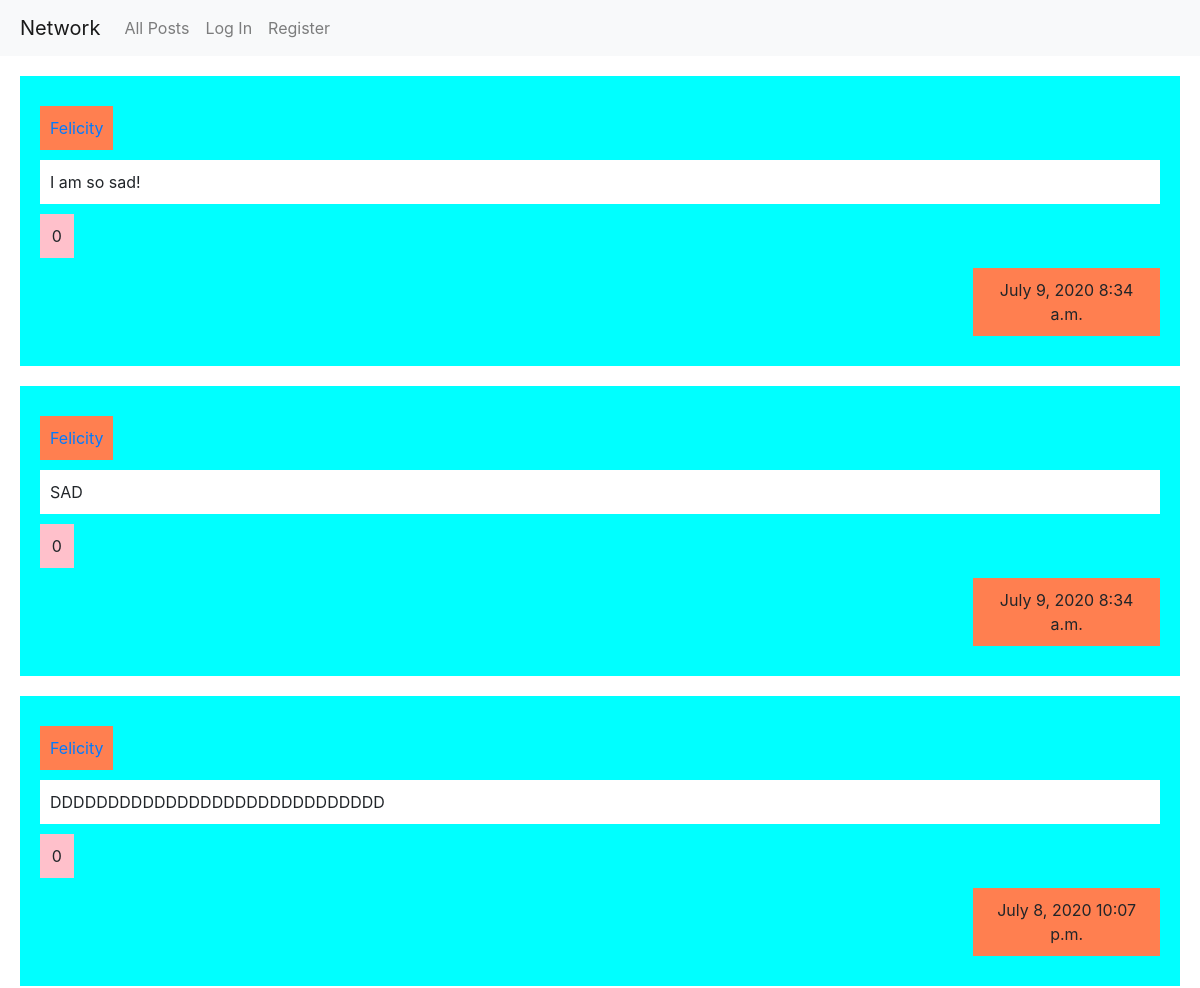
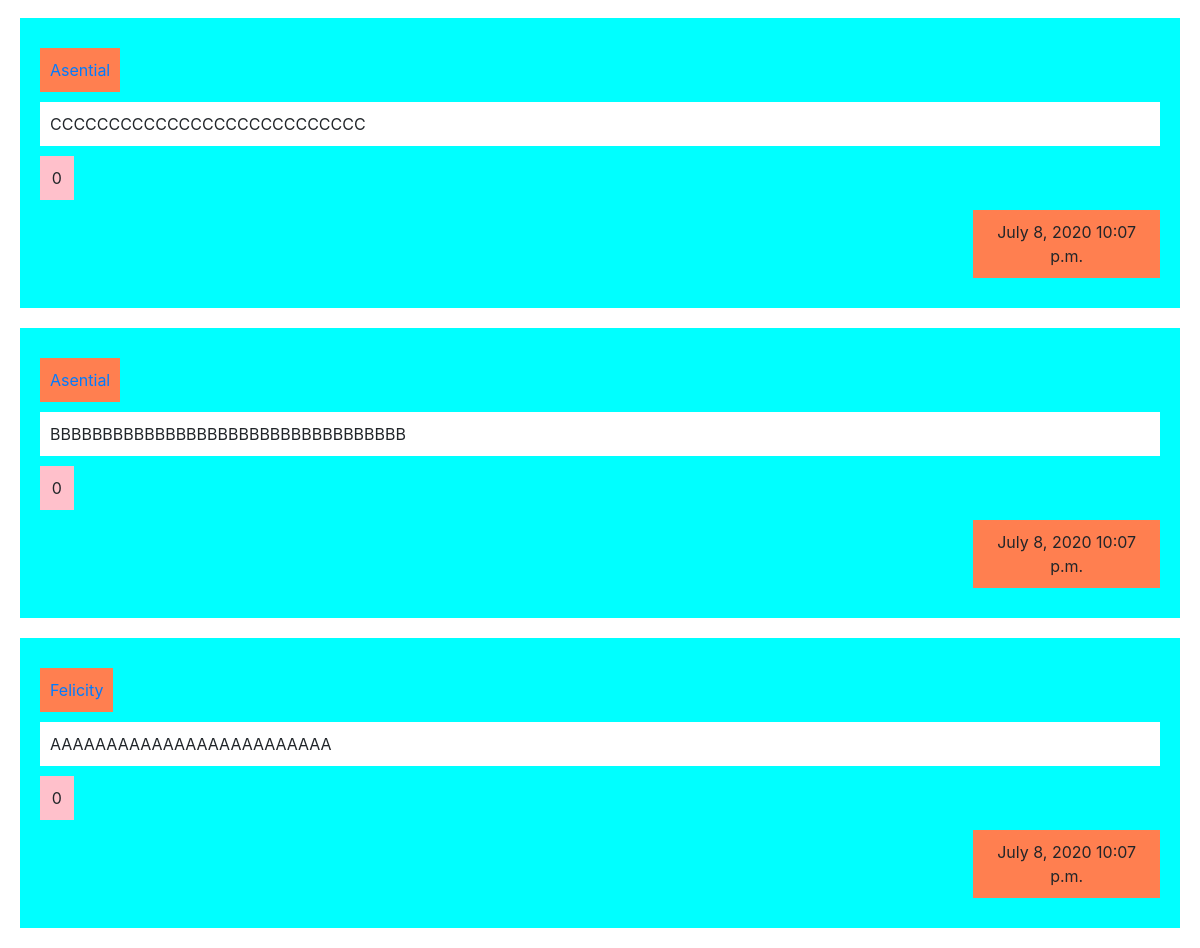
The app's page /, older data (2 pictures, top to bottom).
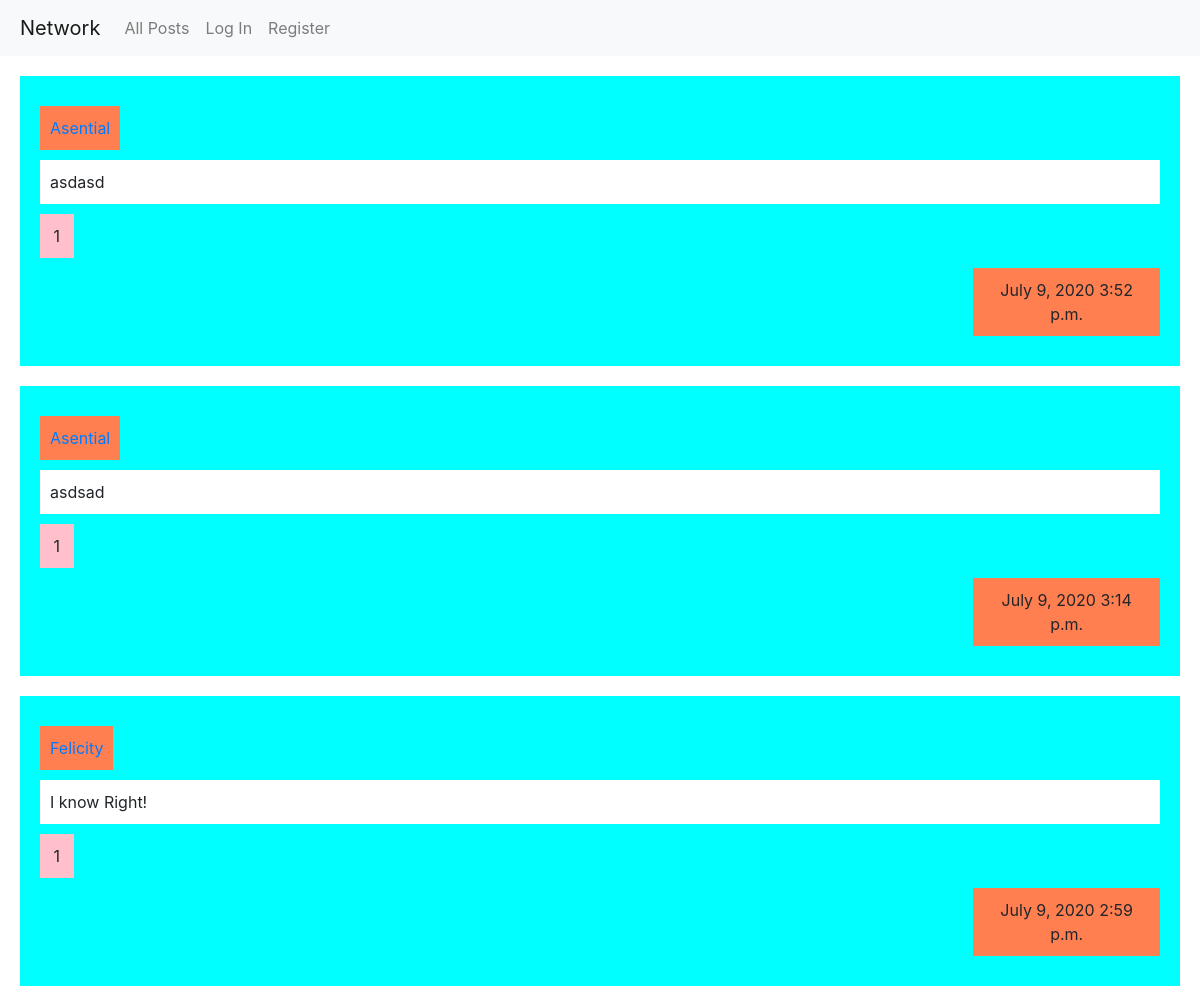
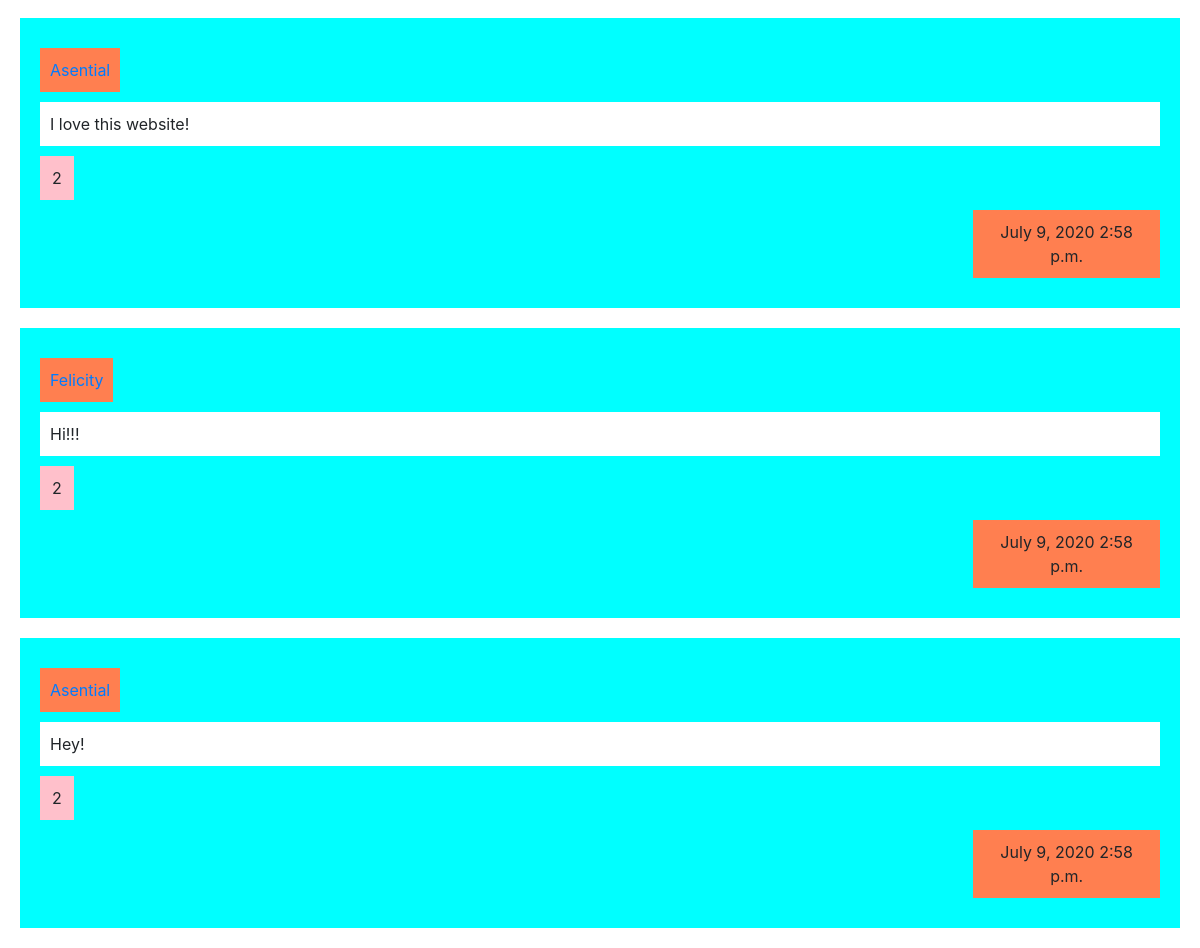
The same page, newer data (2 pictures, top to bottom).
### network/models.py (models this page shows, shortened)
class Post(models.Model):
    user = models.ForeignKey(User, on_delete=models.CASCADE)
    content = models.TextField(max_length=400)
    likes = models.IntegerField(default=0)
    date = models.DateField(auto_now=False, auto_now_add=True)
    time = models.TimeField(auto_now=False, auto_now_add=True)

class User(AbstractUser):
    pass

### network/views.py (the view, shortened to what this page needs)
# urls.py: path("", views.index, name="index"),
def index(request):
    posts = Post.objects.all().order_by('-id')
    return render(request, "network/index.html", {
        "posts": posts,
    })

### network/templates/network/index.html (shortened to what this page needs)
{% extends "network/layout.html" %}
{% block body %}
{% if user.is_authenticated %}
    {% for post in posts %}
        {% if post in liked %}
            <div class="post">
                <div class="user"><a href="{% url 'profile' post.user %}">{{post.user}}</a></div>
                <div class="content">{{post.content}}</div>
                <button class="dislike" id="{{post.id}}">{{post.likes}}</button>
                <f class="row">
                    <div class="col-10"></div>
                    <div class="timestamp col-2">{{post.date}} {{post.time}}</div>
                </f>
            </div>
        {% else %}
            <div class="post">
                <div class="user"><a href="{% url 'profile' post.user %}">{{post.user}}</a></div>
                <div class="content">{{post.content}}</div>
                <button class="like" id="{{post.id}}">{{post.likes}}</button>
                <f class="row">
                    <div class="col-10"></div>
                    <div class="timestamp col-2">{{post.date}} {{post.time}}</div>
                </f>
            </div>
        {% endif %}
    {% endfor %}
{% else %}
    {% for post in posts %}
        <div class="post">
            <div class="user"><a href="{% url 'profile' post.user %}">{{post.user}}</a></div>
            <div class="content">{{post.content}}</div>
            <div class="likes">{{post.likes}}</div>
            <f class="row">
                <div class="col-10"></div>
                <div class="timestamp col-2">{{post.date}} {{post.time}}</div>
            </f>
        </div>
    {% endfor %}
{% endif %}
{% endblock %}

Row changes from the older to the newer data that the page shows:
removed Post: user "Felicity", content "I am so sad!", likes "0", date "July 9, 2020", time "8:34 a.m."
removed Post: user "Felicity", content "SAD", likes "0", date "July 9, 2020", time "8:34 a.m."
removed Post: user "Felicity", content "DDDDDDDDDDDDDDDDDDDDDDDDDDDDD", likes "0", date "July 8, 2020", time "10:07 p.m."
removed Post: user "Asential", content "CCCCCCCCCCCCCCCCCCCCCCCCCCC", likes "0", date "July 8, 2020", time "10:07 p.m."
removed Post: user "Asential", content "BBBBBBBBBBBBBBBBBBBBBBBBBBBBBBBBBB", likes "0", date "July 8, 2020", time "10:07 p.m."
removed Post: user "Felicity", content "AAAAAAAAAAAAAAAAAAAAAAAAA", likes "0", date "July 8, 2020", time "10:07 p.m."
added Post: user "Asential", content "asdasd", likes "1", date "July 9, 2020", time "3:52 p.m."
added Post: user "Asential", content "asdsad", likes "1", date "July 9, 2020", time "3:14 p.m."
added Post: user "Felicity", content "I know Right!", likes "1", date "July 9, 2020", time "2:59 p.m."
added Post: user "Asential", content "I love this website!", likes "2", date "July 9, 2020", time "2:58 p.m."
added Post: user "Felicity", content "Hi!!!", likes "2", date "July 9, 2020", time "2:58 p.m."
added Post: user "Asential", content "Hey!", likes "2", date "July 9, 2020", time "2:58 p.m."
